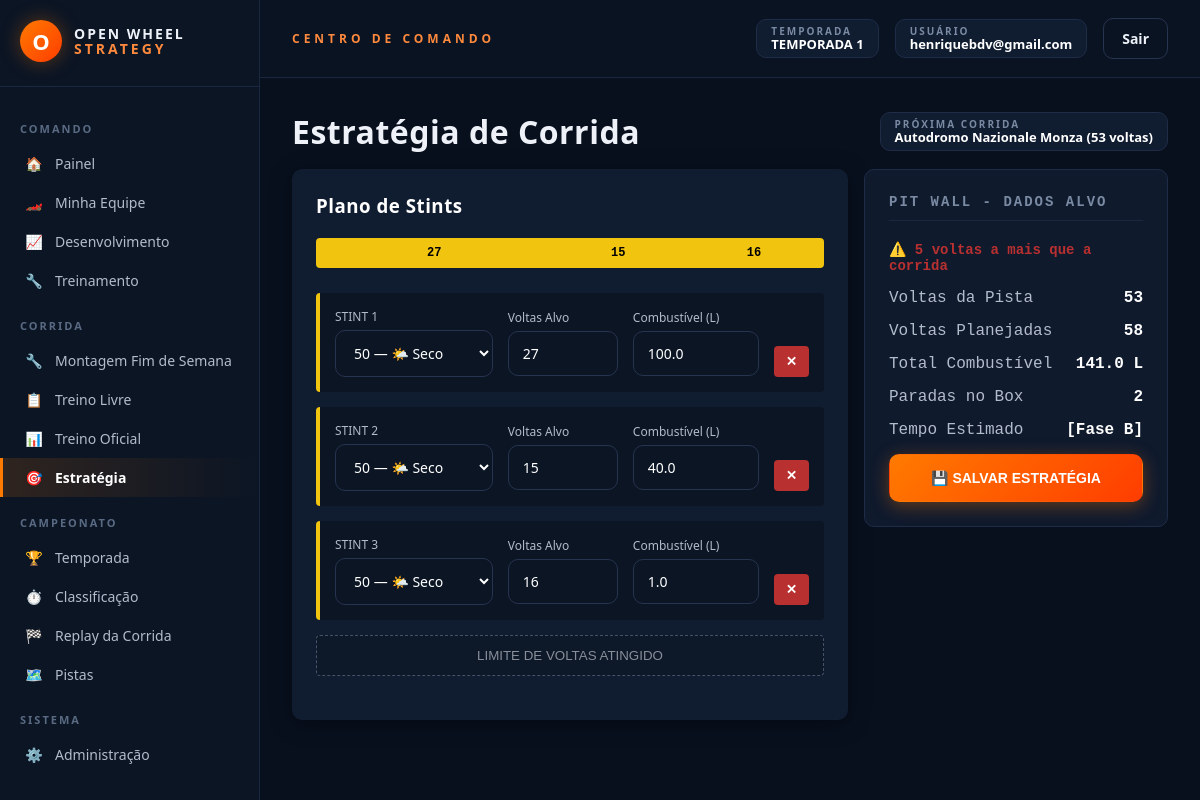
/estrategia-corrida (signed in), run on the app's committed database.
### models_temporada.py (models this page shows, shortened)
class Temporada(db.Model):
    __tablename__ = "temporadas"
    id = db.Column(db.Integer, primary_key=True)
    nome = db.Column(db.String(120), nullable=False)
    ativa = db.Column(db.Boolean, default=False, nullable=False)
    data_criacao = db.Column(db.DateTime, default=datetime.utcnow)
    corridas_agendadas = db.relationship(
        "CorridaAgendada", backref="temporada",
        cascade="all, delete-orphan",
        order_by="CorridaAgendada.ordem",
    )
    @classmethod
    def ativa_atual(cls):
        try:
            return cls.query.filter_by(ativa=True).first()
        except (OperationalError, ProgrammingError, NoSuchTableError):
            return None
    def proxima_corrida(self):
        return next((c for c in self.corridas_agendadas if not c.executada), None)

class CorridaAgendada(db.Model):
    __tablename__ = "corridas_agendadas"
    id = db.Column(db.Integer, primary_key=True)
    temporada_id = db.Column(db.Integer, db.ForeignKey("temporadas.id"), nullable=False)
    pista_real_id = db.Column(db.Integer, nullable=False)
    pista_nome = db.Column(db.String(120))
    ordem = db.Column(db.Integer, nullable=False)
    executada = db.Column(db.Boolean, default=False, nullable=False)
    data_execucao = db.Column(db.DateTime)
    resultado_json = db.Column(db.Text, default="[]")

### models.py (models this page shows, shortened)
class Usuario(db.Model):
    __tablename__ = "usuarios"
    id = db.Column(db.Integer, primary_key=True)
    email = db.Column(db.String(150), unique=True, nullable=False)
    senha_hash = db.Column(db.String(255), nullable=True)
    google_id = db.Column(db.String(255), unique=True, nullable=True)
    eh_admin = db.Column(db.Boolean, default=False)
    criado_em = db.Column(db.DateTime, default=datetime.utcnow)
    grupo = db.Column(db.String(50), nullable=True)
    classe = db.Column(db.String(50), nullable=True)
    nick = db.Column(db.String(50), nullable=True)
    equipe = db.relationship("CarroJogador", backref="usuario", uselist=False)

class EstrategiaStint(db.Model):
    __tablename__ = "estrategia_stint"
    id = db.Column(db.Integer, primary_key=True)
    equipe_id = db.Column(db.Integer, db.ForeignKey("carros_jogadores.id"), nullable=False)
    ordem = db.Column(db.Integer, nullable=False)
    modelo_pneu = db.Column(db.Integer, nullable=False)
    voltas = db.Column(db.Integer, nullable=False)
    combustivel_litros = db.Column(db.Float, nullable=False)
    equipe = db.relationship(
        "CarroJogador",
        backref=db.backref("stints", cascade="all, delete-orphan", lazy=True, order_by="EstrategiaStint.ordem"),
    )

### rotas/corrida.py (the view, shortened to what this page needs)
    @app.route("/estrategia-corrida", methods=["GET", "POST"])
    @login_requerido
    def estrategia_corrida_view():
        usuario = Usuario.query.get(session["usuario_id"])
        if not usuario.equipe:
            return redirect(url_for("minha_equipe"))
        equipe = usuario.equipe
        pneu_contratado = FornecedorPneu.query.get(equipe.pneu_fornecedor_id)
        combustivel_contratado = FornecedorCombustivel.query.get(equipe.combustivel_fornecedor_id)
        temporada = Temporada.ativa_atual()
        proxima_corrida = temporada.proxima_corrida() if temporada else None
        pista = None
        voltas_pista = 0
        if proxima_corrida:
            criar_banco_pistas_reais()
            pista = obter_pista_real(proxima_corrida.pista_real_id)
            if pista:
                voltas_pista, _ = calcular_numero_voltas(pista["extensao_km"])
        stints = EstrategiaStint.query.filter_by(equipe_id=equipe.id).order_by(EstrategiaStint.ordem).all()
        if not stints:
            stints = [{"ordem": 1, "modelo_pneu": 100, "voltas": 20, "combustivel_litros": 60.0}]
        return render_template(
            "estrategia_corrida.html",
            equipe=equipe,
            pneu_contratado=pneu_contratado,
            combustivel_contratado=combustivel_contratado,
            modelos_disponiveis=modelos_componente.MODELOS,
            stints=stints,
            pista=pista,
            voltas_pista=voltas_pista
        )

### templates/estrategia_corrida.html (shortened to what this page needs)
{% extends "base.html" %}
{% block css_extra %}
<link rel="stylesheet" href="{{ url_for('static', filename='css/telas/estrategia_corrida.css') }}">
{% endblock %}
{% block content %}
<div class="estrategia-header">
    <h1>Estratégia de Corrida</h1>
    {% if pista %}
    <div class="ows-badge">
        <div class="ows-badge-label">PRÓXIMA CORRIDA</div>
        <div class="ows-badge-value">{{ pista.nome }} ({{ voltas_pista }} voltas)</div>
    </div>
    {% endif %}
</div>
<form method="POST" action="{{ url_for('estrategia_corrida_view') }}" id="strategyForm">
    <div class="pit-wall-container">
        <div class="strategy-editor">
            <h3 class="estrategia-title">Plano de Stints</h3>
            <div class="timeline-bar" id="timelineBar"></div>
            <div id="stintsContainer">
                {% for stint in stints %}
                <div class="stint-card stint-row" data-ordem="{{ loop.index }}">
                    <div class="estrategia-stint-col-flex">
                        <span class="estrategia-stint-label">STINT <span class="stint-number">{{ loop.index }}</span></span>
                        <select name="modelo_pneu[]" class="ows-select pneu-select estrategia-select-full" onchange="updateUI()">
                            {% for m in modelos_disponiveis %}
                            <option value="{{ m }}" {% if stint.modelo_pneu == m %}selected{% endif %}>
                                {{ m }} — {% if m <= 500 %}🌤️ Seco{% elif m <= 700 %}🌧️ Molhada{% else %}⛈️ Encharcada{% endif %}
                            </option>
                            {% endfor %}
                        </select>
                    </div>
                    <div>
                        <span class="estrategia-stint-label">Voltas Alvo</span>
                        <input type="number" name="voltas[]" value="{{ stint.voltas }}" min="1" max="100" class="ows-input input-voltas estrategia-input-sm" onchange="updateUI()">
                    </div>
                    <div>
                        <span class="estrategia-stint-label">Combustível (L)</span>
                        <input type="number" name="combustivel_litros[]" value="{{ stint.combustivel_litros }}" min="1" max="150" step="0.5" class="ows-input input-combustivel estrategia-input-md" onchange="updateUI()">
                    </div>
                    <div class="estrategia-col-end">
                        <button type="button" class="btn-remover-stint" onclick="removeStint(this)">✕</button>
                    </div>
                </div>
                {% endfor %}
            </div>
            <button type="button" class="btn-add-stint" id="btnAddStint" onclick="addStint()">+ ADICIONAR STINT / PIT STOP</button>
        </div>
        <div class="pit-wall-summary">
            <h3>PIT WALL - DADOS ALVO</h3>
            <div id="lapValidationMsg" class="estrategia-validation-msg"></div>
            <div class="summary-item">
                <span>Voltas da Pista</span>
                <strong id="sumPistaVoltas">{{ voltas_pista if voltas_pista else '-' }}</strong>
            </div>
            <div class="summary-item">
                <span>Voltas Planejadas</span>
                <strong id="sumVoltasPlanejadas">0</strong>
            </div>
            <div class="summary-item">
                <span>Total Combustível</span>
                <strong id="sumCombustivel">0 L</strong>
            </div>
            <div class="summary-item">
                <span>Paradas no Box</span>
                <strong id="sumParadas">0</strong>
            </div>
            <div class="summary-item">
                <span>Tempo Estimado</span>
                <strong class="estrategia-fase-b">[Fase B]</strong>
            </div>
            <button type="submit" class="ows-btn ows-btn-primary ows-btn-full estrategia-btn-save">💾 Salvar Estratégia</button>
        </div>
    </div>
</form>
{% endblock %}

### templates/base.html (shortened to what this page needs)
<!DOCTYPE html>
<html lang="pt-br">
<head>
    <link href="{{ url_for('static', filename='css/variaveis.css') }}" rel="stylesheet">
    <link href="{{ url_for('static', filename='css/base.css') }}" rel="stylesheet">
    <link href="{{ url_for('static', filename='css/componentes.css') }}" rel="stylesheet">
    <link href="{{ url_for('static', filename='css/formularios.css') }}" rel="stylesheet">
    {% block css_extra %}{% endblock %}
</head>
<body>
{% if usuario_logado %}
<div class="ows-shell">
    <aside class="ows-sidebar">
        <div class="ows-logo">
            <div class="ows-logo-mark">O</div>
            <div class="ows-logo-text">OPEN WHEEL<br><span>STRATEGY</span></div>
        </div>
        <div class="ows-menu-section">COMANDO</div>
        <a href="{{ url_for('home') }}" class="ows-menu-link {% if request.endpoint == 'home' %}active{% endif %}"><span class="ows-icon">🏠</span> Painel</a>
        <a href="{{ url_for('minha_equipe') }}" class="ows-menu-link {% if request.endpoint == 'minha_equipe' %}active{% endif %}"><span class="ows-icon">🏎️</span> Minha Equipe</a>
        <a href="{{ url_for('desenvolvimento_view') }}" class="ows-menu-link {% if request.endpoint == 'desenvolvimento_view' %}active{% endif %}"><span class="ows-icon">📈</span> Desenvolvimento</a>
        <a href="{{ url_for('treinamento_view') }}" class="ows-menu-link {% if request.endpoint == 'treinamento_view' %}active{% endif %}"><span class="ows-icon">🔧</span> Treinamento</a>
        <div class="ows-menu-section">CORRIDA</div>
        <a href="{{ url_for('montagem_fim_de_semana') }}" class="ows-menu-link {% if request.endpoint == 'montagem_fim_de_semana' %}active{% endif %}"><span class="ows-icon">🔧</span> Montagem Fim de Semana</a>
        <a href="{{ url_for('treino_livre_view') }}" class="ows-menu-link {% if request.endpoint == 'treino_livre_view' %}active{% endif %}"><span class="ows-icon">📋</span> Treino Livre</a>
        <a href="{{ url_for('treino_oficial_view') }}" class="ows-menu-link {% if request.endpoint == 'treino_oficial_view' %}active{% endif %}"><span class="ows-icon">📊</span> Treino Oficial</a>
        <a href="{{ url_for('estrategia_corrida_view') }}" class="ows-menu-link {% if request.endpoint == 'estrategia_corrida_view' %}active{% endif %}"><span class="ows-icon">🎯</span> Estratégia</a>
        <div class="ows-menu-section">CAMPEONATO</div>
        <a href="{{ url_for('temporada_view') }}" class="ows-menu-link {% if request.endpoint == 'temporada_view' %}active{% endif %}"><span class="ows-icon">🏆</span> Temporada</a>
        <a href="{{ url_for('classificacao_view') }}" class="ows-menu-link {% if request.endpoint == 'classificacao_view' %}active{% endif %}"><span class="ows-icon">⏱️</span> Classificação</a>
        <a href="{{ url_for('corrida_view') }}" class="ows-menu-link {% if request.endpoint == 'corrida_view' %}active{% endif %}"><span class="ows-icon">🏁</span> Replay da Corrida</a>
        <a href="{{ url_for('pistas_reais_view') }}" class="ows-menu-link {% if request.endpoint == 'pistas_reais_view' %}active{% endif %}"><span class="ows-icon">🗺️</span> Pistas</a>
        {% if usuario_logado.eh_admin %}
        <div class="ows-menu-section">SISTEMA</div>
        <a href="{{ url_for('admin_dashboard') }}" class="ows-menu-link {% if request.endpoint == 'admin_dashboard' %}active{% endif %}"><span class="ows-icon">⚙️</span> Administração</a>
        {% endif %}
    </aside>
    <div class="ows-main">
        <header class="ows-topbar">
            <div class="ows-topbar-title">CENTRO DE COMANDO</div>
            <div class="ows-topbar-right">
                {% if temporada_ativa %}
                <div class="ows-badge">
                    <div class="ows-badge-label">TEMPORADA</div>
                    <div class="ows-badge-value">{{ temporada_ativa.nome }}</div>
                </div>
                {% endif %}
                <div class="ows-badge">
                    <div class="ows-badge-label">USUÁRIO</div>
                    <div class="ows-badge-value">{{ usuario_logado.email }}</div>
                </div>
                <a href="{{ url_for('logout') }}" class="ows-btn ows-btn-ghost">Sair</a>
            </div>
        </header>
        <div class="ows-content">
            {% block content %}{% endblock %}
        </div>
    </div>
</div>
{% endif %}
</body>
</html>

### data on the page
Temporada: nome "TEMPORADA 1"
Usuario: email "henriquebdv@gmail.com"
CorridaAgendada: nome "Autodromo Nazionale Monza"
EstrategiaStint: modelo_pneu "50 — 🌤️ Seco", voltas "27", combustivel_litros "100.0"
EstrategiaStint: modelo_pneu "50 — 🌤️ Seco", voltas "15", combustivel_litros "40.0"
EstrategiaStint: modelo_pneu "50 — 🌤️ Seco", voltas "16", combustivel_litros "1.0"

### other printed values
{{ voltas_pista }} "53"
{{ voltas_pista if voltas_pista else '-' }} "53"
